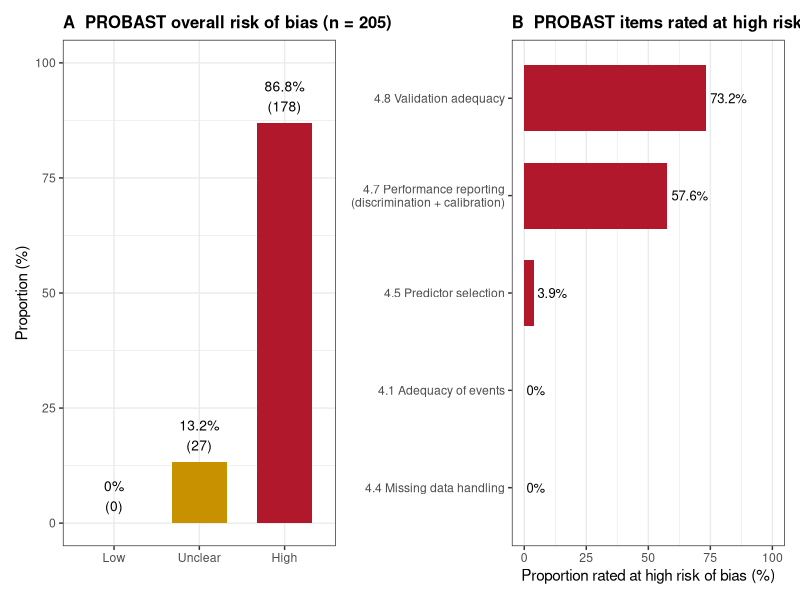

Reproduce this figure in R.
suppressMessages({ library(ggplot2); library(patchwork) })
d <- read.csv("results/literature_audit/probst_assessment.csv")
n <- nrow(d)
cat("n =", n, "\n")

# A: overall risk of bias
ov <- data.frame(
  risk = factor(c("Low", "Unclear", "High"), levels = c("Low", "Unclear", "High")),
  pct = c(100*sum(d$probast_overall=="Low")/n,
          100*sum(d$probast_overall=="Unclear")/n,
          100*sum(d$probast_overall=="High")/n),
  cnt = c(sum(d$probast_overall=="Low"), sum(d$probast_overall=="Unclear"), sum(d$probast_overall=="High")))
pA <- ggplot(ov, aes(x = risk, y = pct, fill = risk)) +
  geom_bar(stat = "identity", width = .65) +
  geom_text(aes(label = paste0(round(pct,1), "%\n(", cnt, ")")), vjust = -.4, size = 3.5) +
  ylim(0, 100) +
  scale_fill_manual(values = c("Low" = "#4C9F70", "Unclear" = "#C79100", "High" = "#B2182B")) +
  labs(x = NULL, y = "Proportion (%)", title = paste0("A  PROBAST overall risk of bias (n = ", n, ")")) +
  theme_bw(base_size = 11) + theme(legend.position = "none",
    plot.title = element_text(size = 12, face = "bold"))

# B: proportion of items rated at high risk of bias
it <- data.frame(
  item = c("4.8 Validation adequacy", "4.7 Performance reporting\n(discrimination + calibration)",
           "4.5 Predictor selection", "4.1 Adequacy of events", "4.4 Missing data handling"),
  high = c(100*sum(d$probast_4_8_validation=="High")/n,
           100*sum(d$probast_4_7_performance=="High")/n,
           100*sum(d$probast_4_5_selection=="High")/n,
           100*sum(d$probast_4_1_epv=="High")/n,
           100*sum(d$probast_4_4_missing=="High")/n),
  unclear = c(100*sum(d$probast_4_8_validation=="Unclear")/n,
              100*sum(d$probast_4_7_performance=="Unclear")/n,
              100*sum(d$probast_4_5_selection=="Unclear")/n,
              100*sum(d$probast_4_1_epv=="Unclear")/n,
              100*sum(d$probast_4_4_missing=="Unclear")/n))
it$item <- factor(it$item, levels = rev(it$item))
pB <- ggplot(it, aes(x = item, y = high)) +
  geom_bar(stat = "identity", width = .68, fill = "#B2182B") +
  geom_text(aes(label = paste0(round(high,1), "%")), hjust = -.12, size = 3.3) +
  coord_flip() + ylim(0, 100) +
  labs(x = NULL, y = "Proportion rated at high risk of bias (%)", title = "B  PROBAST items rated at high risk of bias") +
  theme_bw(base_size = 11) + theme(plot.title = element_text(size = 12, face = "bold"),
    panel.grid.major.y = element_blank())

ggsave("figures/fig13_probst.png", pA | pB, width = 11, height = 5.2, dpi = 300)
cat("Saved figures/fig13_probst.png\n")
cat("Overall High:", sum(d$probast_overall=="High"), "| Low:", sum(d$probast_overall=="Low"), "\n")
